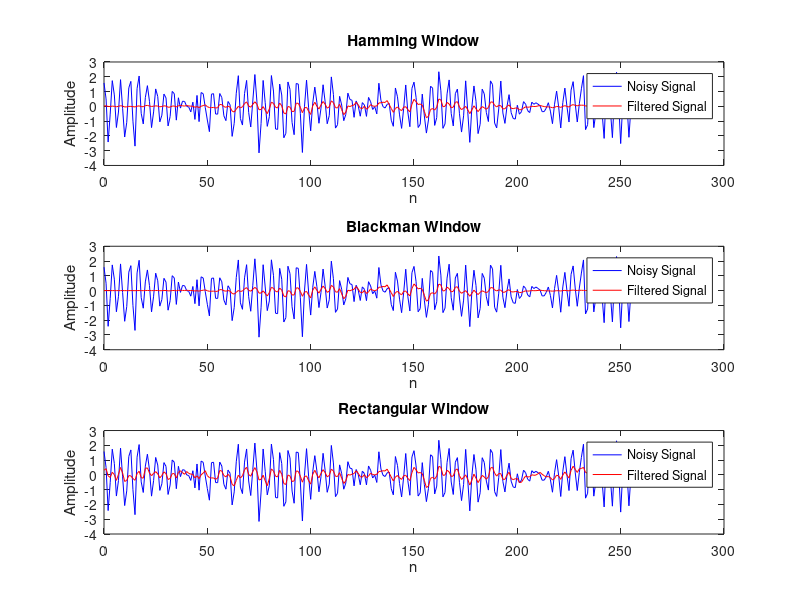

Write the MATLAB code that produced this figure.
% Parameters
M = 256;
n = linspace(0, 255, M);
noise = 0.5 * randn(1, M); % Gaussian noise

% Generate the noisy signal
x = 2 * cos(2*pi*n*0.240) .* cos(2*pi*n*0.006) + noise;

% Define windows
hamming_window = hamming(M)';
blackman_window = blackman(M)';
rectangular_window = rectwin(M)';

% Apply windows to the noisy signal
x_hamming = x .* hamming_window;
x_blackman = x .* blackman_window;
x_rectangular = x .* rectangular_window;

% Design a filter (e.g., moving average)
filter_order = 5;
b = ones(1, filter_order) / filter_order;

% Apply the filter to each windowed signal
filtered_hamming = filter(b, 1, x_hamming);
filtered_blackman = filter(b, 1, x_blackman);
filtered_rectangular = filter(b, 1, x_rectangular);

% Plot the results
subplot(3, 1, 1);
plot(n, x, 'b', n, filtered_hamming, 'r');
title('Hamming Window');
legend('Noisy Signal', 'Filtered Signal');
xlabel('n');
ylabel('Amplitude');

subplot(3, 1, 2);
plot(n, x, 'b', n, filtered_blackman, 'r');
title('Blackman Window');
legend('Noisy Signal', 'Filtered Signal');
xlabel('n');
ylabel('Amplitude');

subplot(3, 1, 3);
plot(n, x, 'b', n, filtered_rectangular, 'r');
title('Rectangular Window');
legend('Noisy Signal', 'Filtered Signal');
xlabel('n');
ylabel('Amplitude');
